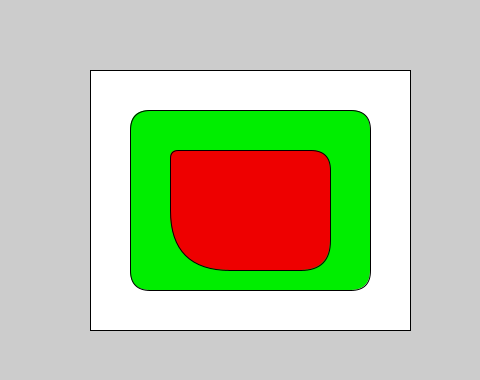
Frame 1 (no input)
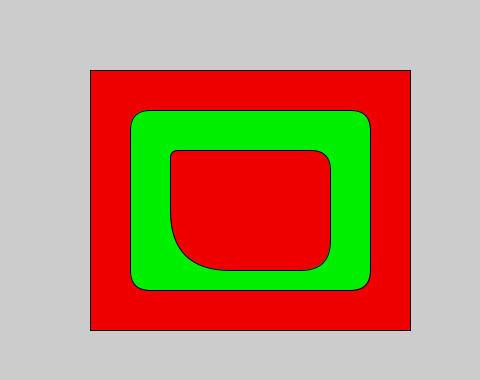
Frame 60 (the mouse pressed at the canvas centre just before this capture)
Frame 120 (the mouse held since frame 60 and released just before this capture): identical to frame 60, image omitted

The Processing sketch that drew these frames (run headless with seeded random() and noise(); from frame 60 on, the mouse is pressed at the canvas centre):

// Processing sketch: rects
// ── rects.pde
void setup() {
  size(480, 380);
}

void draw() {
  // 第一种定义
  rect(90, 70, 320, 260);

  // 第二种定义，矩形有四个等半径圆角
  fill(#00EE00);

  rect(130, 110, 240, 180, 20);

  // 第三种定义，矩形的四个圆角不等半径
  fill(#EE0000);

  rect(170, 150, 160, 120, 8, 20, 30, 60);
}
